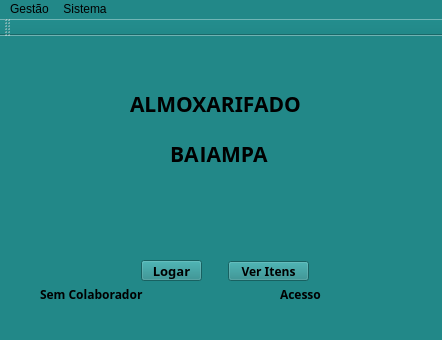
<?xml version="1.0" encoding="UTF-8"?>
<ui version="4.0">
 <class>MainWindow</class>
 <widget class="QMainWindow" name="MainWindow">
  <property name="geometry">
   <rect>
    <x>0</x>
    <y>0</y>
    <width>442</width>
    <height>340</height>
   </rect>
  </property>
  <property name="font">
   <font>
    <pointsize>10</pointsize>
    <weight>75</weight>
    <bold>true</bold>
   </font>
  </property>
  <property name="windowTitle">
   <string>Almoxarifado Bajampa</string>
  </property>
  <property name="styleSheet">
   <string notr="true">background:#288;</string>
  </property>
  <widget class="QWidget" name="centralWidget">
   <widget class="QPushButton" name="pushButton">
    <property name="geometry">
     <rect>
      <x>228</x>
      <y>225</y>
      <width>81</width>
      <height>20</height>
     </rect>
    </property>
    <property name="font">
     <font>
      <family>Arial Black</family>
      <pointsize>9</pointsize>
      <weight>75</weight>
      <bold>true</bold>
     </font>
    </property>
    <property name="styleSheet">
     <string notr="true">@:pressed{background:#000;}
color:#fff;
border-radius:10px;
font-size:9pt;</string>
    </property>
    <property name="text">
     <string>Ver Itens</string>
    </property>
   </widget>
   <widget class="QPushButton" name="btn_bloquear">
    <property name="geometry">
     <rect>
      <x>30</x>
      <y>210</y>
      <width>32</width>
      <height>32</height>
     </rect>
    </property>
    <property name="text">
     <string/>
    </property>
    <property name="flat">
     <bool>true</bool>
    </property>
   </widget>
   <widget class="QLabel" name="lb_nome">
    <property name="geometry">
     <rect>
      <x>40</x>
      <y>250</y>
      <width>111</width>
      <height>16</height>
     </rect>
    </property>
    <property name="sizePolicy">
     <sizepolicy hsizetype="Preferred" vsizetype="Preferred">
      <horstretch>1</horstretch>
      <verstretch>0</verstretch>
     </sizepolicy>
    </property>
    <property name="font">
     <font>
      <family>Arial Black</family>
      <weight>75</weight>
      <bold>true</bold>
     </font>
    </property>
    <property name="text">
     <string>Sem Colaborador</string>
    </property>
   </widget>
   <widget class="QLabel" name="lb_acesso">
    <property name="geometry">
     <rect>
      <x>280</x>
      <y>250</y>
      <width>111</width>
      <height>16</height>
     </rect>
    </property>
    <property name="sizePolicy">
     <sizepolicy hsizetype="Preferred" vsizetype="Preferred">
      <horstretch>1</horstretch>
      <verstretch>0</verstretch>
     </sizepolicy>
    </property>
    <property name="font">
     <font>
      <family>Arial Black</family>
      <weight>75</weight>
      <bold>true</bold>
     </font>
    </property>
    <property name="text">
     <string>Acesso</string>
    </property>
   </widget>
   <widget class="QPushButton" name="pushButton_2">
    <property name="geometry">
     <rect>
      <x>141</x>
      <y>224</y>
      <width>61</width>
      <height>21</height>
     </rect>
    </property>
    <property name="font">
     <font>
      <family>Arial Black</family>
      <pointsize>10</pointsize>
      <weight>75</weight>
      <bold>true</bold>
     </font>
    </property>
    <property name="mouseTracking">
     <bool>false</bool>
    </property>
    <property name="styleSheet">
     <string notr="true">@:pressed{background:#000;}
color:#fff;
border-radius:10px;
font-size:9pt;</string>
    </property>
    <property name="text">
     <string>Logar</string>
    </property>
    <property name="checkable">
     <bool>false</bool>
    </property>
    <property name="autoDefault">
     <bool>false</bool>
    </property>
    <property name="default">
     <bool>false</bool>
    </property>
    <property name="flat">
     <bool>false</bool>
    </property>
   </widget>
   <widget class="QLabel" name="label">
    <property name="geometry">
     <rect>
      <x>130</x>
      <y>60</y>
      <width>191</width>
      <height>16</height>
     </rect>
    </property>
    <property name="font">
     <font>
      <family>Arial Black</family>
      <pointsize>16</pointsize>
      <weight>75</weight>
      <bold>true</bold>
     </font>
    </property>
    <property name="text">
     <string>ALMOXARIFADO</string>
    </property>
   </widget>
   <widget class="QLabel" name="label_2">
    <property name="geometry">
     <rect>
      <x>170</x>
      <y>110</y>
      <width>111</width>
      <height>16</height>
     </rect>
    </property>
    <property name="font">
     <font>
      <family>Arial Black</family>
      <pointsize>16</pointsize>
      <weight>75</weight>
      <bold>true</bold>
     </font>
    </property>
    <property name="text">
     <string>BAJAMPA</string>
    </property>
   </widget>
   <widget class="QLabel" name="label_3">
    <property name="geometry">
     <rect>
      <x>50</x>
      <y>150</y>
      <width>47</width>
      <height>51</height>
     </rect>
    </property>
    <property name="text">
     <string/>
    </property>
    <property name="pixmap">
     <pixmap>imgs/Bajampa Logo_Transparência.png</pixmap>
    </property>
   </widget>
  </widget>
  <widget class="QMenuBar" name="menuBar">
   <property name="geometry">
    <rect>
     <x>0</x>
     <y>0</y>
     <width>442</width>
     <height>21</height>
    </rect>
   </property>
   <widget class="QMenu" name="menuGest_o">
    <property name="title">
     <string>Gestão</string>
    </property>
    <addaction name="actionEstoque"/>
    <addaction name="actionColaboradores"/>
   </widget>
   <widget class="QMenu" name="menuSistema">
    <property name="title">
     <string>Sistema</string>
    </property>
    <addaction name="actionSair"/>
    <addaction name="separator"/>
    <addaction name="actionSobre"/>
   </widget>
   <addaction name="menuGest_o"/>
   <addaction name="menuSistema"/>
  </widget>
  <widget class="QToolBar" name="mainToolBar">
   <attribute name="toolBarArea">
    <enum>TopToolBarArea</enum>
   </attribute>
   <attribute name="toolBarBreak">
    <bool>false</bool>
   </attribute>
  </widget>
  <widget class="QStatusBar" name="statusBar"/>
  <action name="actionEstoque">
   <property name="text">
    <string>Estoque</string>
   </property>
   <property name="font">
    <font>
     <family>Arial Black</family>
     <weight>75</weight>
     <bold>true</bold>
    </font>
   </property>
  </action>
  <action name="actionColaboradores">
   <property name="text">
    <string>Colaboradores</string>
   </property>
   <property name="font">
    <font>
     <family>Arial Black</family>
     <weight>75</weight>
     <bold>true</bold>
    </font>
   </property>
  </action>
  <action name="actionSair">
   <property name="text">
    <string>Sair</string>
   </property>
   <property name="font">
    <font>
     <family>Arial Black</family>
     <weight>75</weight>
     <bold>true</bold>
    </font>
   </property>
  </action>
  <action name="actionSobre">
   <property name="text">
    <string>Sobre</string>
   </property>
   <property name="font">
    <font>
     <family>Arial Black</family>
     <weight>75</weight>
     <bold>true</bold>
    </font>
   </property>
  </action>
 </widget>
 <layoutdefault spacing="6" margin="11"/>
 <resources/>
 <connections/>
</ui>
